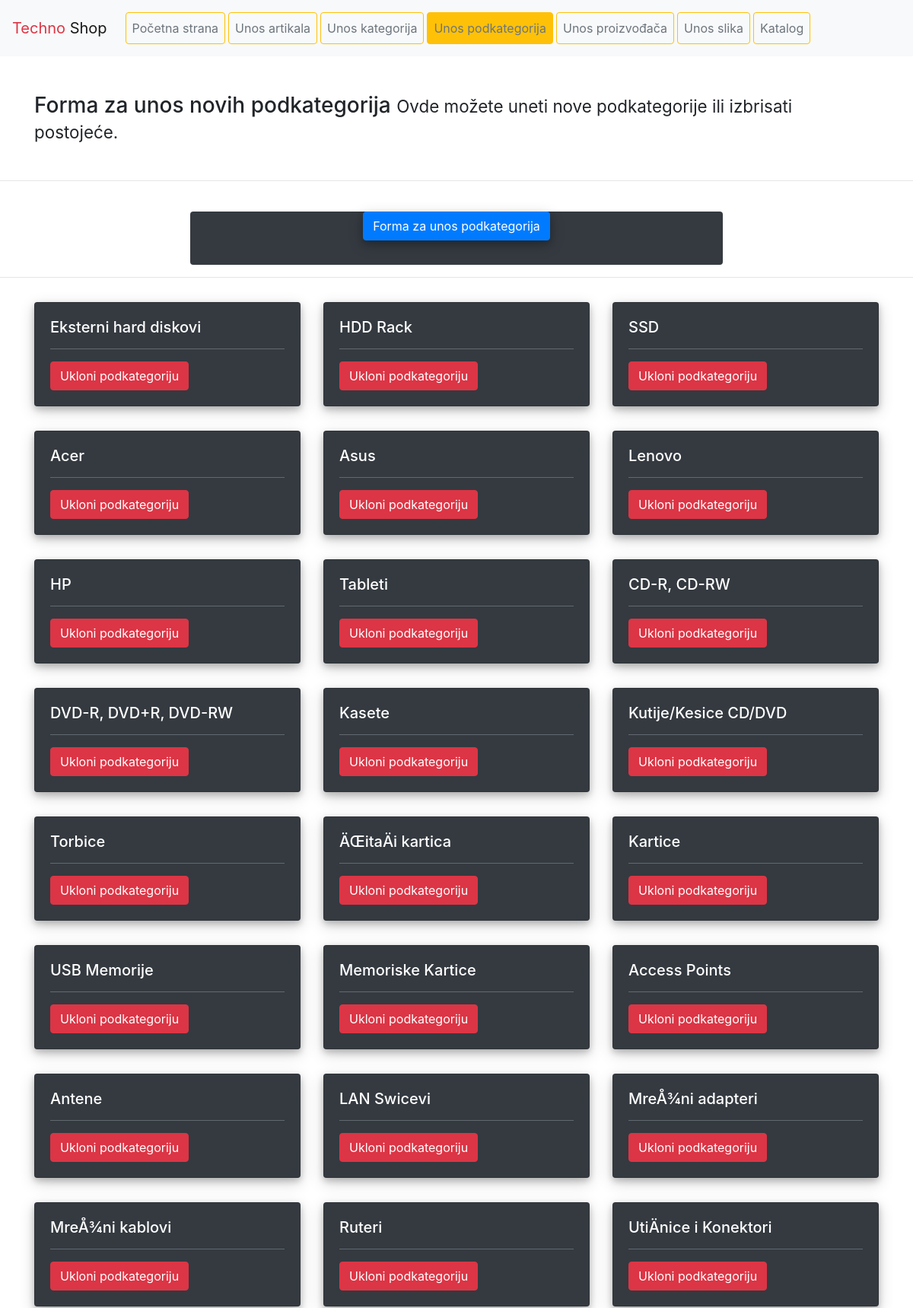
Page /php/podkategorije/unosPodkategorija.php (upper part) on the committed database.
### tables this page shows
CREATE TABLE IF NOT EXISTS `podkategorija` (
  `podkategorija_id` int(11) NOT NULL AUTO_INCREMENT,
  `podkategorija_naziv` varchar(45) NOT NULL,
  PRIMARY KEY (`podkategorija_id`),
  UNIQUE KEY `podkategorija_id_UNIQUE` (`podkategorija_id`)
);

### php/podkategorije/unosPodkategorija.php (the view, shortened to what this page needs)
<?php
include_once('../header.php');
?>
  <nav class="navbar navbar-expand-lg navbar-light bg-light">
    <a class="navbar-brand" href="../index.php"><span class="text-danger">Techno</span> <span>Shop</span></a>
    <div class="collapse navbar-collapse" id="navbarNavAltMarkup">
      <div class="navbar-nav p-1 m-1">
        <a href="../index.php" class="nav-link btn btn-outline-warning text-secondary mr-1">Početna strana</a>
        <a href="../artikli/unosArtikl.php" class="nav-link btn btn-outline-warning text-secondary mr-1">Unos artikala<span class="sr-only">(current)</span></a>
        <a href="../kategorije/unosKategorija.php" class="nav-link btn btn-outline-warning text-secondary mr-1">Unos kategorija</a>
        <a href="../podkategorije/unosPodkategorija.php" class="nav-link btn btn-outline-warning text-secondary mr-1 active">Unos podkategorija</a>
        <a href="../proizvodjac/unosProizvodjac.php" class="nav-link btn btn-outline-warning text-secondary mr-1">Unos proizvođača</a>
        <a href="../slike/unosSlika.php" class="nav-link btn btn-outline-warning text-secondary mr-1">Unos slika</a>
        <a href="../katalog/katalog.php" class="nav-link btn btn-outline-warning text-secondary mr-1">Katalog</a>
      </div>
    </div>
  </nav>
<br>
<br>
<div class="container">
    <h3>
        Forma za unos novih podkategorija
        <small>
            Ovde možete uneti nove podkategorije ili izbrisati postojeće.
        </small>
    </h3>
</div>
<br>
<hr>
<br>
<div class="container col-lg-7 col-md-7 text-center bg-dark pb-3 rounded">
    <p>
        <a class="btn btn-primary"
           style="box-shadow: 0 4px 8px 0 rgba(0, 0, 0, 0.2), 0 6px 20px 0 rgba(0, 0, 0, 0.19);"
           data-toggle="collapse" href="#collapseExample" role="button" aria-expanded="false"
           aria-controls="collapseExample">
            Forma za unos podkategorija
        </a>
    </p>
</div>
<hr>
<div class="container">
    <div class="row">
        <?php
        try {
            $pdo = Database::connect();
            $query = $pdo->prepare(
                'SELECT * FROM TechnoShop.Podkategorija'
            );
            $query->execute();
            while ($row = $query->fetch()) {
                echo '<div class="col-sm-6 col-md-6 col-lg-4 my-3">
                <div class="card text-white bg-dark" style="box-shadow: 0 4px 8px 0 rgba(0, 0, 0, 0.2), 0 6px 20px 0 rgba(0, 0, 0, 0.19);">
                    <div class="card-body">
                        <h5 class="card-title">' . $row['podkategorija_naziv'] . '</h5>
                        <hr class="bg-secondary">
                        <a href="ukloniPodkategoriju.php?id=' . $row['podkategorija_id'] . '">
                            <button class="btn btn-danger">Ukloni podkategoriju</button>
                        </a>
                    </div>
                </div>
            </div>';
            }
        } catch (PDOException $e) {
            echo $e->getMessage();
        }
        ?>
    </div>
</div>
<?php
    include_once('../footer.php');
?>

### rows in the picture
podkategorija: podkategorija_naziv "Eksterni hard diskovi"
podkategorija: podkategorija_naziv "HDD Rack"
podkategorija: podkategorija_naziv "SSD"
podkategorija: podkategorija_naziv "Acer"
podkategorija: podkategorija_naziv "Asus"
podkategorija: podkategorija_naziv "Lenovo"
podkategorija: podkategorija_naziv "HP"
podkategorija: podkategorija_naziv "Tableti"
podkategorija: podkategorija_naziv "CD-R, CD-RW"
podkategorija: podkategorija_naziv "DVD-R, DVD+R, DVD-RW"
podkategorija: podkategorija_naziv "Kasete"
podkategorija: podkategorija_naziv "Kutije/Kesice CD/DVD"
podkategorija: podkategorija_naziv "Torbice"
podkategorija: podkategorija_naziv "ÄŒitaÄi kartica"
podkategorija: podkategorija_naziv "Kartice"
podkategorija: podkategorija_naziv "USB Memorije"
podkategorija: podkategorija_naziv "Memoriske Kartice"
podkategorija: podkategorija_naziv "Access Points"
podkategorija: podkategorija_naziv "Antene"
podkategorija: podkategorija_naziv "LAN Swicevi"
podkategorija: podkategorija_naziv "MreÅ¾ni adapteri"
podkategorija: podkategorija_naziv "MreÅ¾ni kablovi"
podkategorija: podkategorija_naziv "Ruteri"
podkategorija: podkategorija_naziv "UtiÄnice i Konektori"
